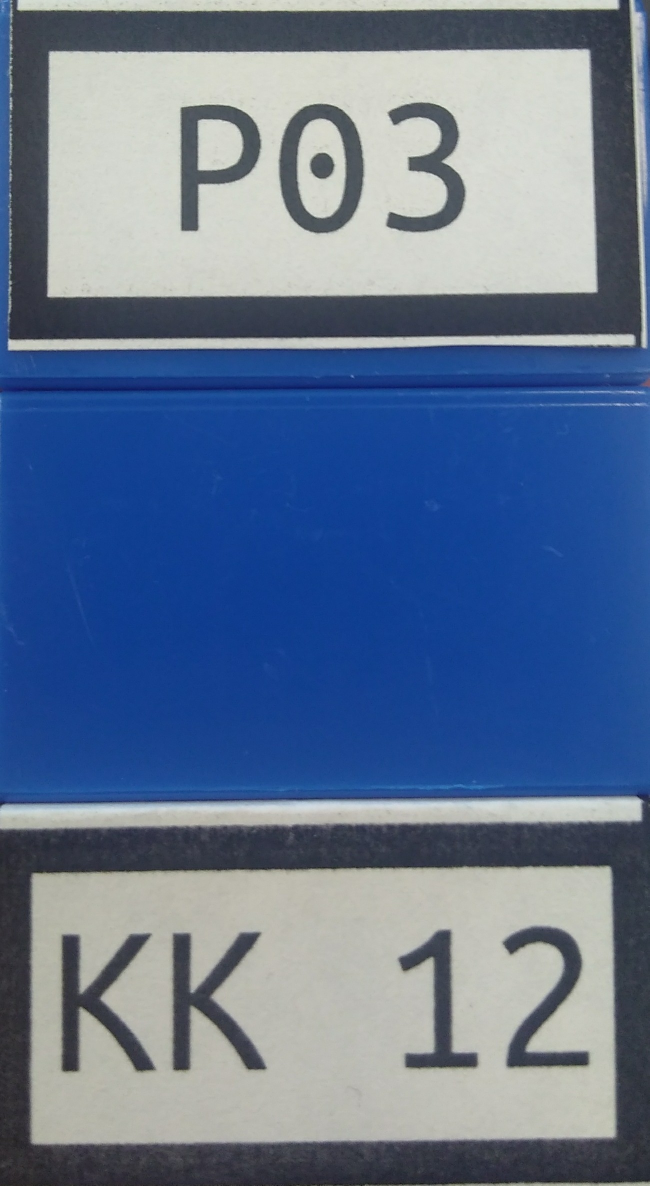
#> input picture Competition/PlateRecognition/IsolatingPlates/dev_images/blue_crop.jpg, 1299 x 2371 px (shown at 1/2 size)
$ python -i plate_isolator.py   (imports and definitions only)
#> lines starting #> are read from the running program, lines starting #| are printed output that depends on the picture
#> further down, picture is the input picture: shape (2371, 1299, 3); mean B, G, R 145.6, 116.9, 97.9
#!/usr/bin/env python3

import cv2
import numpy as np


class PlateIsolator:
    """
    The goal of this module is to pick out parking and license plates

    Input: a clean image of the plates
           Random, likely terrible images picked up from Anki camera

    Resources:
    https://pysource.com/2018/06/05/object-tracking-using-homography-opencv-3-4-with-python-3-tutorial-34/
    https://docs.opencv.org/3.4/da/df5/tutorial_py_sift_intro.html
    https://docs.google.com/document/d/1trqdpvf9x_Ft62-yL35qbelQnErPKc49posviM9nw4U/edit

    https://pysource.com/2018/03/21/feature-detection-sift-surf-obr-opencv-3-4-with-python-3-tutorial-25/
    """

    def __init__(self, feature_img):
        """
        Sets up our sift recognition based off of our pattern
        """
        self.MAX_IMG_WIDTH = 500
        self.THRESHOLD = 100
        self.BLURRING_KERNEL = 5

        self.feature_img = self.preprocess_img(feature_img)

        self.sift = cv2.xfeatures2d.SIFT_create()  # makes SIFT object

        # finds keypoints and gets descriptors in one method!
        self.key_points, self.descriptor = \
            self.sift.detectAndCompute(self.feature_img, None)

        # feature matching
        self.index_params = dict(algorithm=0, trees=5)
        self.search_params = dict()
        self.flann = cv2.FlannBasedMatcher(self.index_params,
                                           self.search_params)

    def show_ref(self, duration_ms=5000):
        """
        Use for debugging purposes: show our reference image

        TODO: add functionality that displays key points for visual ref
        """
        cv2.imshow("Features image", self.feature_img)
        cv2.waitKey(duration_ms)

    # [10 lines left out: function show_ref_and_keypoints, not called in this run]

    def rescale_img(self, img):
        width = img.shape[1]
#> width = 1299
        height = img.shape[0]
#> height = 2371
        if (width > self.MAX_IMG_WIDTH):
            scale_factor = self.MAX_IMG_WIDTH / width
#> scale_factor = 0.385
            dim = (self.MAX_IMG_WIDTH, int(height * scale_factor))
#> dim = (500, 912)
            return cv2.resize(img, dim)
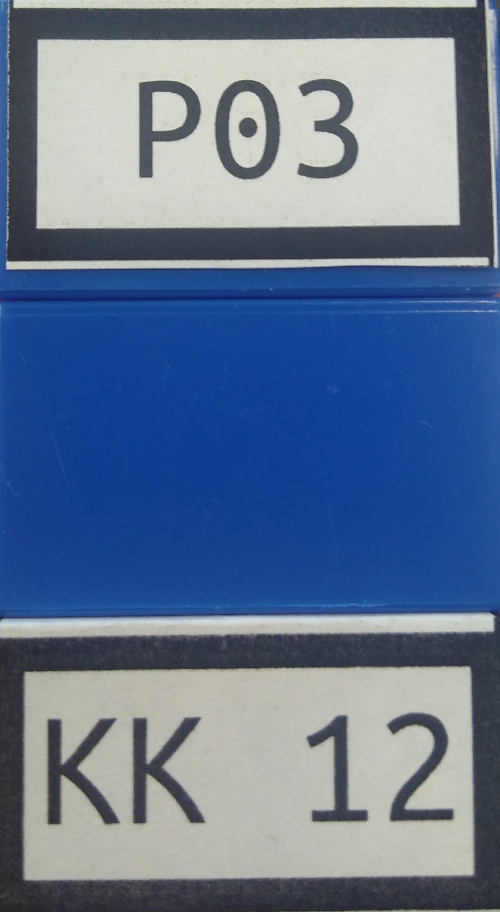
#> returned value: shape (912, 500, 3); mean of channels 0, 1, 2 145.5, 116.8, 97.8; drawn as B, G, R
        return img

    def preprocess_img(self, img):
        img = self.rescale_img(img)
        kernel = (self.BLURRING_KERNEL, self.BLURRING_KERNEL)
        img = cv2.GaussianBlur(img, kernel, 0)
        return cv2.cvtColor(img, cv2.COLOR_BGR2GRAY)
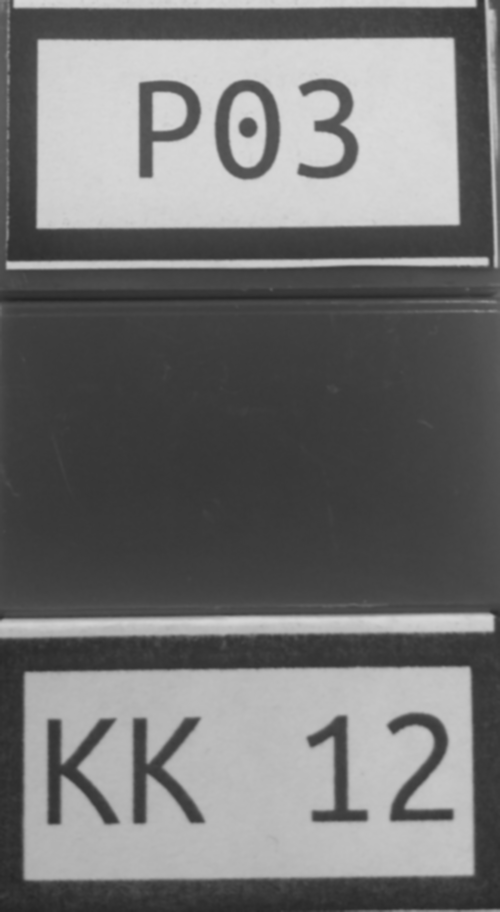
#> returned value: shape (912, 500); min 35, max 219, mean 114.4

    # [50 lines left out: function detectFeature, not called in this run]

>>> import cv2
>>> picture = cv2.imread('dev_images/blue_crop.jpg')
>>> result = PlateIsolator(picture).show_ref()
#> in __init__, `self.key_points, self.descriptor = \ self.sift.detectAndCompute(self.f..`: self.key_points = 193 keypoints; strongest (x, y, size): (248, 127, 11.1), (482, 623, 14.3), (445, 815, 9.8), (146, 169, 11.3)

$ run again, on Competition/PlateRecognition/IsolatingPlates/dev_images/blue_nocrop.jpg
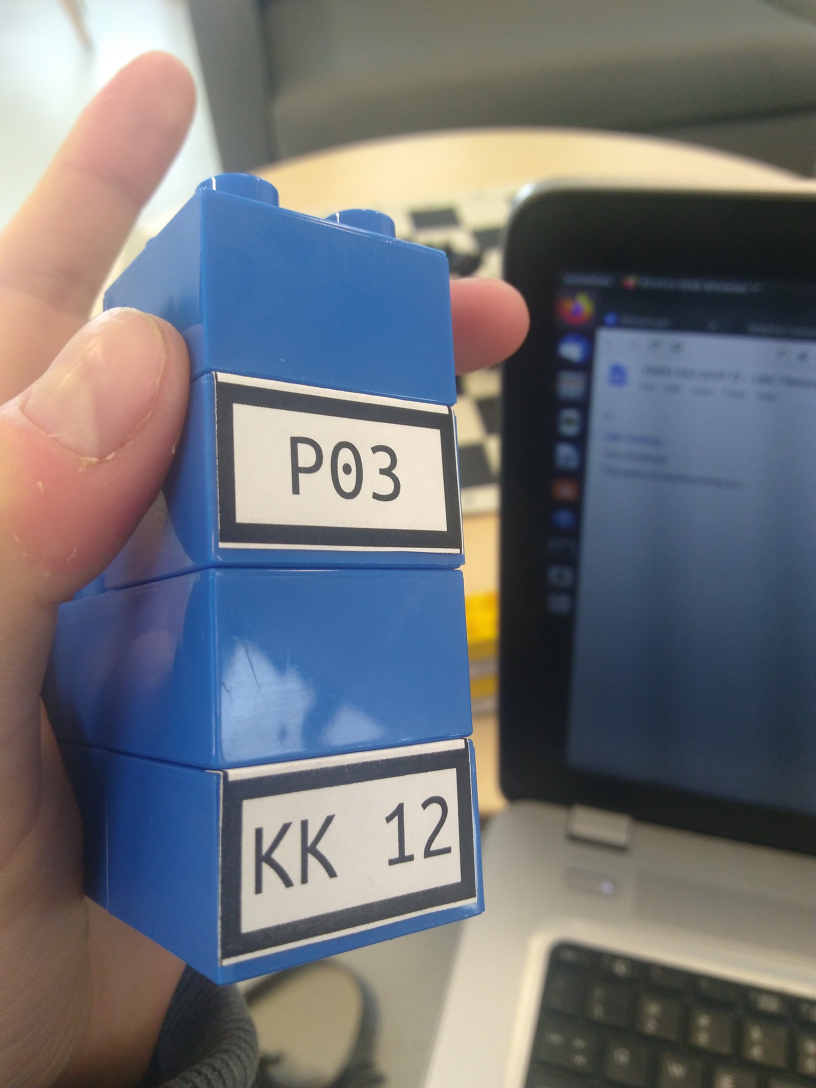
#> input picture Competition/PlateRecognition/IsolatingPlates/dev_images/blue_nocrop.jpg, 2448 x 3264 px (shown at 1/3 size)
#> picture is the input picture: shape (3264, 2448, 3); mean B, G, R 118.2, 113.6, 112.2
#> in rescale_img, `return cv2.resize(img, dim)`:
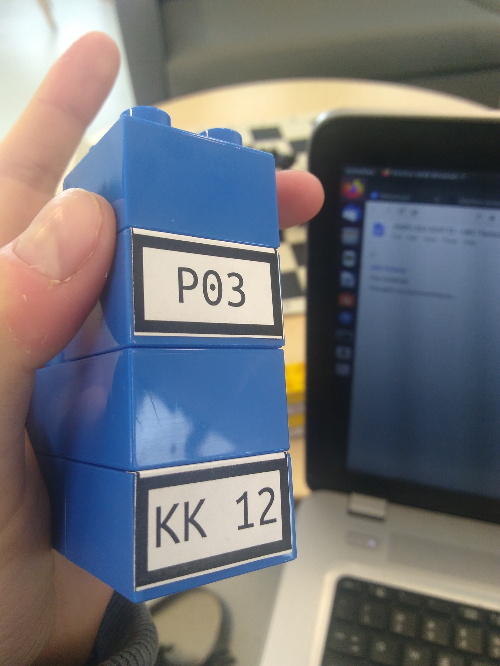
#> returned value: shape (666, 500, 3); mean of channels 0, 1, 2 118, 113.5, 112.1; drawn as B, G, R
#> in preprocess_img, `return cv2.cvtColor(img, cv2.COLOR_BGR2GRAY)`:
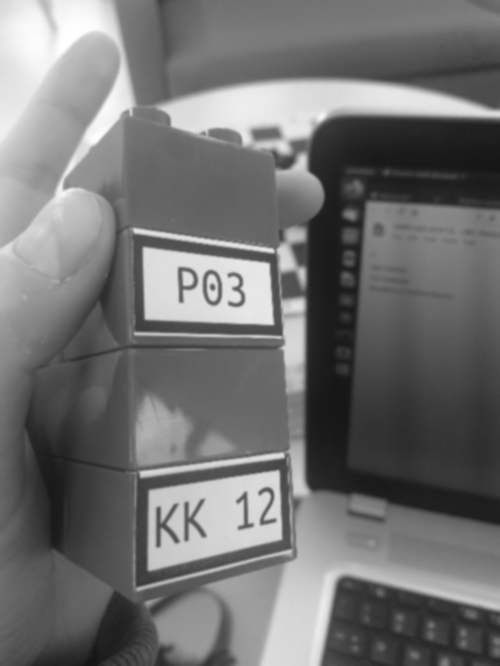
#> returned value: shape (666, 500); min 21, max 255, mean 113.6
#> self.key_points = 318 keypoints; strongest (x, y, size): (296, 306, 13), (284, 111, 53.1), (287, 261, 12), (212, 287, 3.3)

$ run again, on Competition/PlateRecognition/IsolatingPlates/dev_images/green_crop.jpg
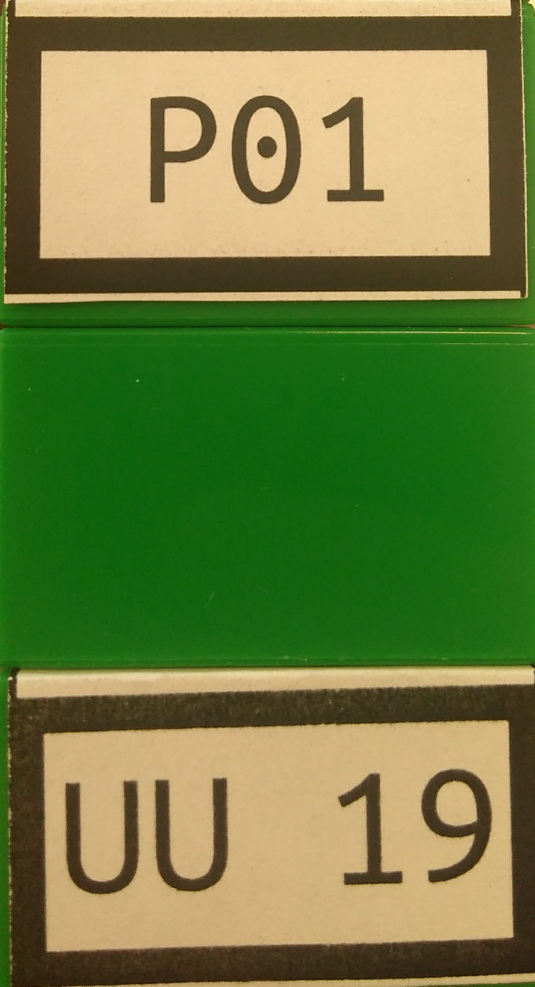
#> input picture Competition/PlateRecognition/IsolatingPlates/dev_images/green_crop.jpg, 1070 x 1974 px (shown at 1/2 size)
#> picture is the input picture: shape (1974, 1070, 3); mean B, G, R 65.2, 124.7, 109.9
#> in rescale_img, `return cv2.resize(img, dim)`:
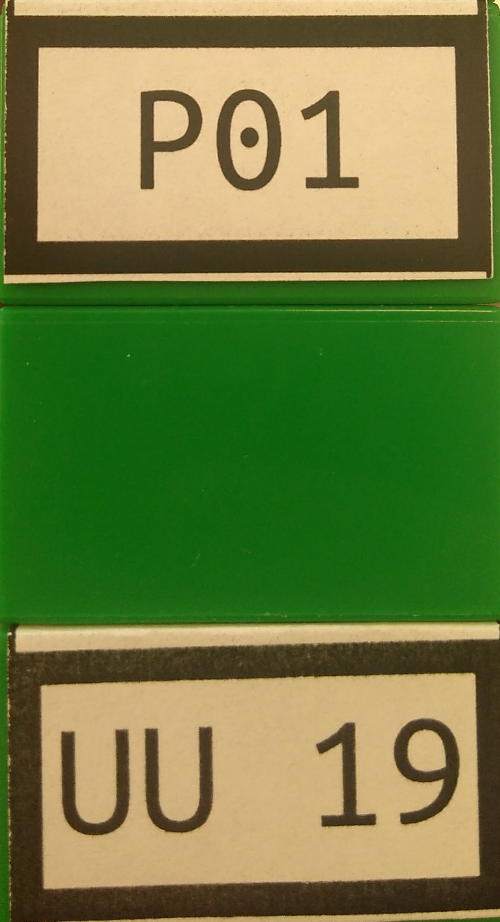
#> returned value: shape (922, 500, 3); mean of channels 0, 1, 2 65.1, 124.6, 109.8; drawn as B, G, R
#> in preprocess_img, `return cv2.cvtColor(img, cv2.COLOR_BGR2GRAY)`:
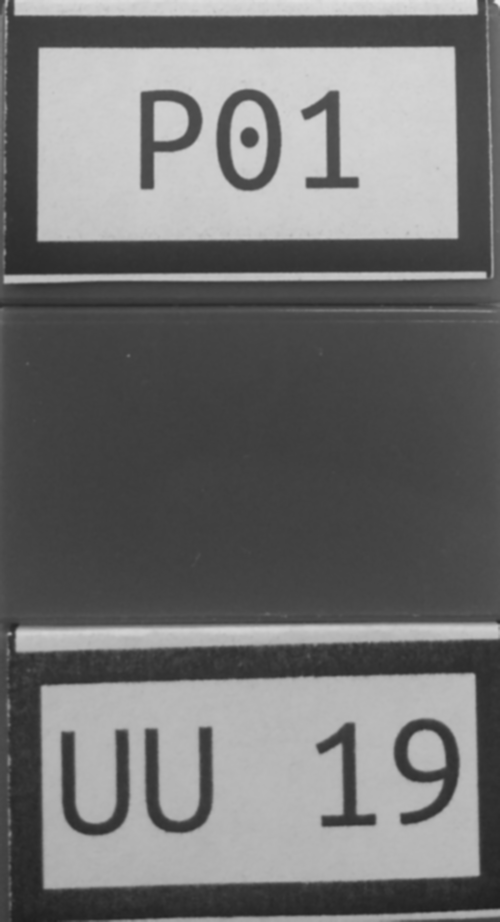
#> returned value: shape (922, 500); min 29, max 233, mean 113.4
#> self.key_points = 188 keypoints; strongest (x, y, size): (308, 113, 8.9), (312, 183, 9), (408, 818, 10.4), (31, 639, 20.3)
